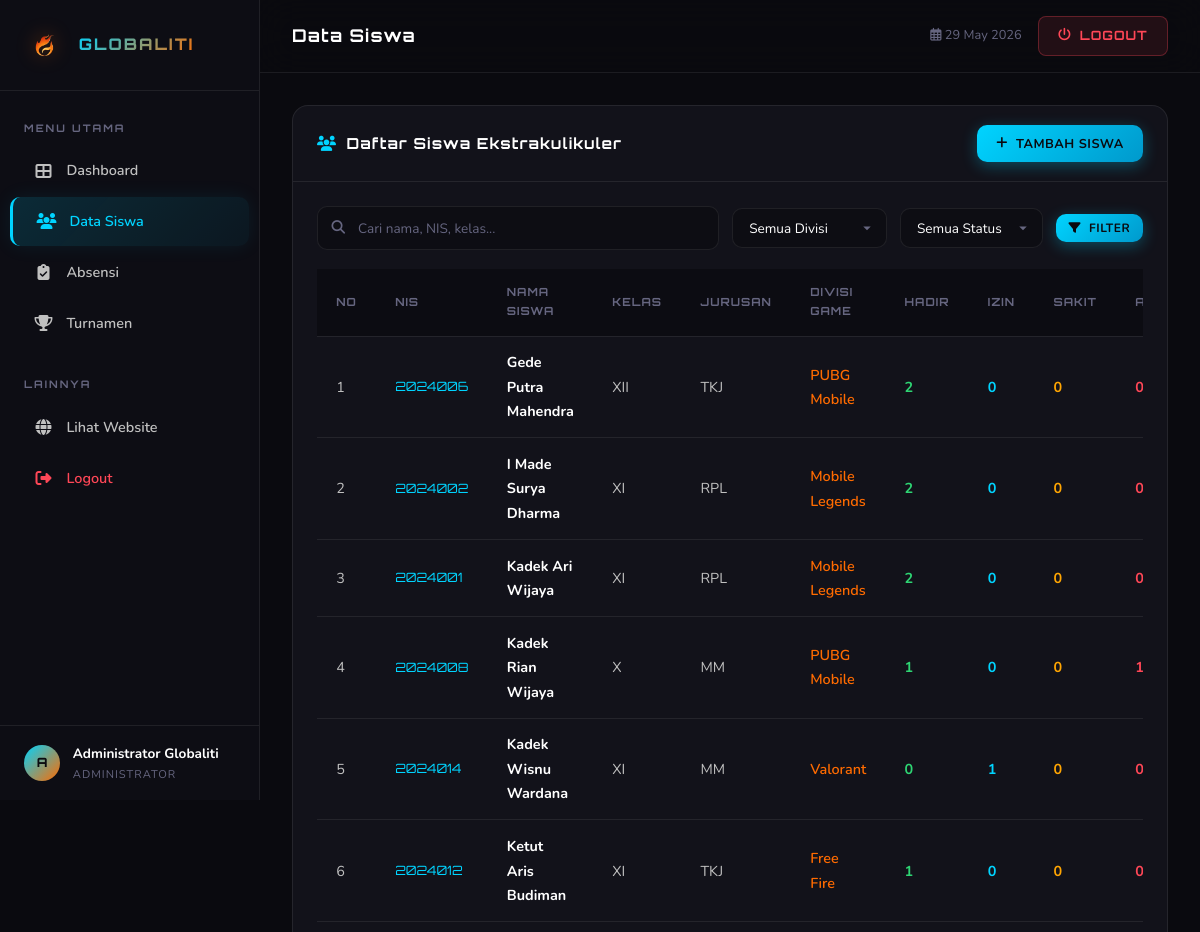
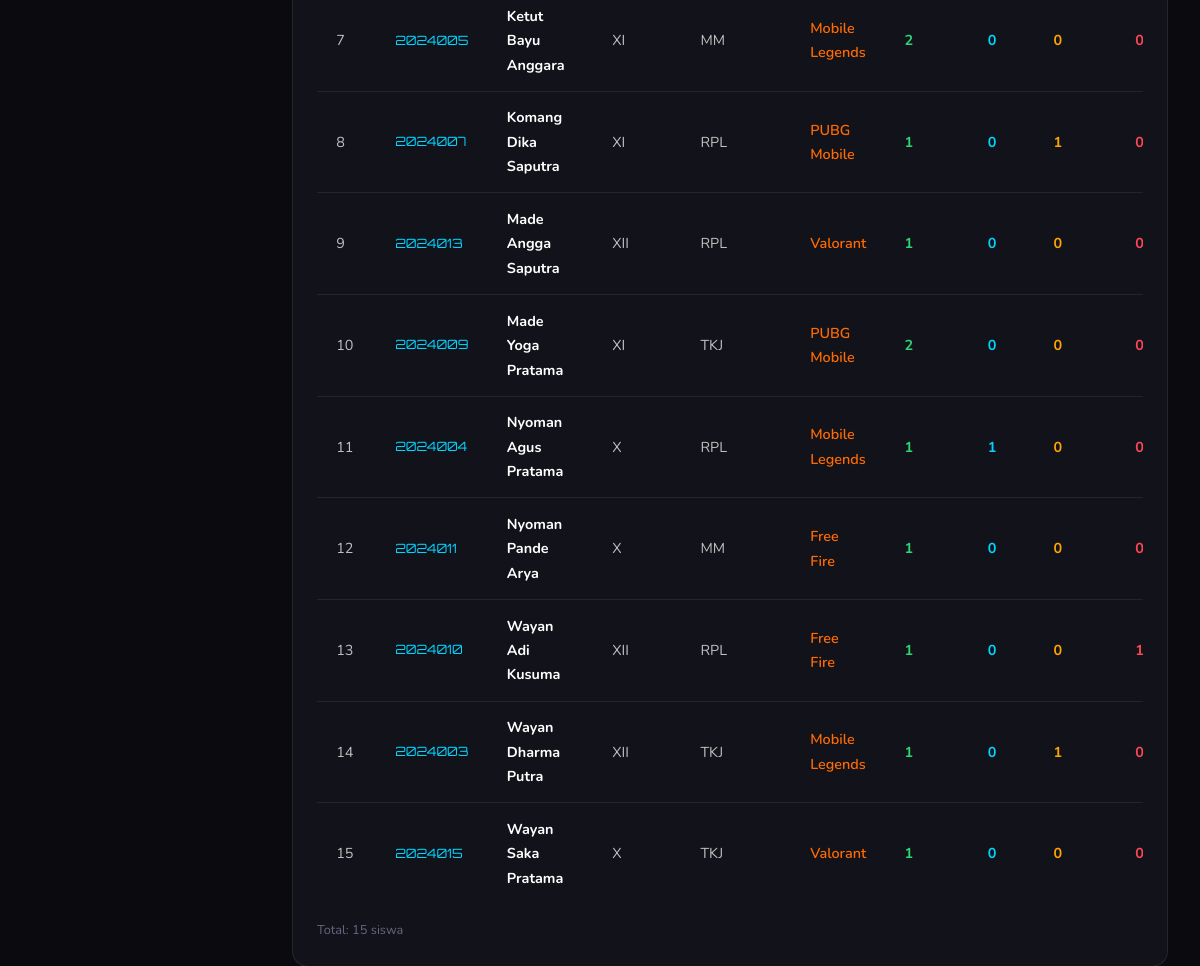
The app's page /admin/siswa.php (signed in) with its own data (2 pictures, top to bottom).
### tables this page shows
CREATE TABLE `siswa` (
  `id` INT AUTO_INCREMENT PRIMARY KEY,
  `nis` VARCHAR(20) NOT NULL UNIQUE,
  `nama` VARCHAR(100) NOT NULL,
  `kelas` VARCHAR(20) NOT NULL,
  `jurusan` VARCHAR(50) NOT NULL,
  `no_hp` VARCHAR(20) DEFAULT NULL,
  `game_divisi` ENUM('Mobile Legends','PUBG Mobile','Free Fire','Valorant') NOT NULL,
  `status` ENUM('Aktif','Nonaktif') DEFAULT 'Aktif',
  `created_at` TIMESTAMP DEFAULT CURRENT_TIMESTAMP
);

### admin/siswa.php (the view, shortened to what this page needs)
<?php
require_once 'config/database.php';
$pageTitle = 'Data Siswa';
$activePage = 'siswa';
$search = $_GET['search'] ?? '';
$sql = "SELECT s.*,
    (SELECT COUNT(*) FROM absensi a WHERE a.siswa_id = s.id AND a.status = 'Hadir') AS hadir_count,
    (SELECT COUNT(*) FROM absensi a WHERE a.siswa_id = s.id AND a.status = 'Izin') AS izin_count,
    (SELECT COUNT(*) FROM absensi a WHERE a.siswa_id = s.id AND a.status = 'Sakit') AS sakit_count,
    (SELECT COUNT(*) FROM absensi a WHERE a.siswa_id = s.id AND a.status = 'Alpha') AS alpha_count
    FROM siswa s WHERE 1=1";
$params = [];
$sql .= " ORDER BY nama ASC";
$stmt = $pdo->prepare($sql);
$stmt->execute($params);
$students = $stmt->fetchAll();
require_once 'includes/header.php';
?>
<div class="card">
    <div class="card-header">
        <h3><i class="fas fa-users" style="color:var(--accent-cyan)"></i> Daftar Siswa Ekstrakulikuler</h3>
        <button class="btn btn-primary" data-modal="modalTambahSiswa"><i class="fas fa-plus"></i> Tambah Siswa</button>
    </div>
    <div class="card-body">
        <form method="GET" class="toolbar" style="margin-bottom:1.2rem;">
            <div class="search-box">
                <i class="fas fa-search"></i>
                <input id="searchInput" type="text" name="search" placeholder="Cari nama, NIS, kelas..." value="<?= htmlspecialchars($search) ?>">
            </div>
            <select name="divisi" class="filter-select">
                <option value="">Semua Divisi</option>
            </select>
            <select name="status" class="filter-select">
                <option value="">Semua Status</option>
            </select>
            <button type="submit" class="btn btn-primary btn-sm"><i class="fas fa-filter"></i> Filter</button>
        </form>
        <div class="table-responsive">
            <table>
                <thead>
                    <tr>
                        <th>No</th>
                        <th>NIS</th>
                        <th>Nama Siswa</th>
                        <th>Kelas</th>
                        <th>Jurusan</th>
                        <th>Divisi Game</th>
                        <th>Hadir</th>
                        <th>Izin</th>
                        <th>Sakit</th>
                        <th>Alpha</th>
                    </tr>
                </thead>
                <tbody>
                    <?php if (empty($students)): ?>
                        <tr><td colspan="13"><div class="empty-state"><i class="fas fa-inbox"></i><p>Belum ada data siswa</p></div></td></tr>
                    <?php else: ?>
                        <?php foreach ($students as $i => $s): ?>
                        <tr>
                            <td><?= $i + 1 ?></td>
                            <td style="font-family:'Orbitron',sans-serif; font-size:0.8rem; color:var(--accent-cyan)"><?= htmlspecialchars($s['nis']) ?></td>
                            <td style="font-weight:700; color:var(--text-primary)"><?= htmlspecialchars($s['nama']) ?></td>
                            <td><?= htmlspecialchars($s['kelas']) ?></td>
                            <td><?= htmlspecialchars($s['jurusan']) ?></td>
                            <td><span style="color:var(--accent-orange); font-weight:600"><?= htmlspecialchars($s['game_divisi']) ?></span></td>
                            <td><span style="color:var(--success); font-weight:700"><?= $s['hadir_count'] ?></span></td>
                            <td><span style="color:var(--info); font-weight:700"><?= $s['izin_count'] ?></span></td>
                            <td><span style="color:var(--warning); font-weight:700"><?= $s['sakit_count'] ?></span></td>
                            <td><span style="color:var(--danger); font-weight:700"><?= $s['alpha_count'] ?></span></td>
                        </tr>
                        <?php endforeach; ?>
                    <?php endif; ?>
                </tbody>
            </table>
        </div>
        <div style="margin-top:1rem; color:var(--text-muted); font-size:0.8rem;">
            Total: <?= count($students) ?> siswa
        </div>
    </div>
</div>
<?php require_once 'includes/footer.php'; ?>

### admin/includes/header.php (shortened to what this page needs)
<?php
$pageTitle = $pageTitle ?? 'Dashboard';
$activePage = $activePage ?? 'dashboard';
$adminNama = $_SESSION['admin_nama'] ?? 'Admin';
$adminInitial = strtoupper(substr($adminNama, 0, 1));
?>
<!DOCTYPE html>
<html lang="id">
<head>
    <link rel="stylesheet" href="https://cdnjs.cloudflare.com/ajax/libs/font-awesome/6.5.1/css/all.min.css">
    <link rel="stylesheet" href="css/admin.css">
</head>
<body>
    <aside class="sidebar" id="sidebar">
        <div class="sidebar-header">
            <img src="../assets/images/logo/logo-removebg-preview.png" alt="Logo">
            <h2>GLOBALITI</h2>
        </div>
        <nav class="sidebar-nav">
            <div class="nav-section-title">Menu Utama</div>
            <a href="index.php" class="nav-item <?= $activePage === 'dashboard' ? 'active' : '' ?>">
                <i class="fas fa-th-large"></i> Dashboard
            </a>
            <a href="siswa.php" class="nav-item <?= $activePage === 'siswa' ? 'active' : '' ?>">
                <i class="fas fa-users"></i> Data Siswa
            </a>
            <a href="absensi.php" class="nav-item <?= $activePage === 'absensi' ? 'active' : '' ?>">
                <i class="fas fa-clipboard-check"></i> Absensi
            </a>
            <a href="turnamen.php" class="nav-item <?= $activePage === 'turnamen' ? 'active' : '' ?>">
                <i class="fas fa-trophy"></i> Turnamen
            </a>
            <div class="nav-section-title" style="margin-top:1rem;">Lainnya</div>
            <a href="../index.php" class="nav-item">
                <i class="fas fa-globe"></i> Lihat Website
            </a>
            <a href="logout.php" class="nav-item" style="color:var(--danger);">
                <i class="fas fa-sign-out-alt"></i> Logout
            </a>
        </nav>
        <div class="sidebar-footer">
            <div class="admin-avatar"><?= $adminInitial ?></div>
            <div class="admin-info">
                <div class="admin-name"><?= htmlspecialchars($adminNama) ?></div>
                <div class="admin-role">Administrator</div>
            </div>
        </div>
    </aside>
    <main class="main-content">
        <header class="topbar">
            <div class="topbar-left">
                <h1><?= htmlspecialchars($pageTitle) ?></h1>
            </div>
            <div class="topbar-right">
                <span style="color:var(--text-muted); font-size:0.8rem;">
                    <i class="far fa-calendar-alt"></i> <?= date('d M Y') ?>
                </span>
                <a href="logout.php" class="btn-logout"><i class="fas fa-power-off"></i> Logout</a>
            </div>
        </header>
        <div class="page-content">

### admin/includes/footer.php (shortened to what this page needs)
        </div>
    </main>
</body>
</html>

### records on screen
siswa: nis "2024006", nama "Gede Putra Mahendra", kelas "XII", jurusan "TKJ", game_divisi "PUBG Mobile", hadir_count "2", izin_count "0", sakit_count "0", alpha_count "0"
siswa: nis "2024002", nama "I Made Surya Dharma", kelas "XI", jurusan "RPL", game_divisi "Mobile Legends", hadir_count "2", izin_count "0", sakit_count "0", alpha_count "0"
siswa: nis "2024001", nama "Kadek Ari Wijaya", kelas "XI", jurusan "RPL", game_divisi "Mobile Legends", hadir_count "2", izin_count "0", sakit_count "0", alpha_count "0"
siswa: nis "2024008", nama "Kadek Rian Wijaya", kelas "X", jurusan "MM", game_divisi "PUBG Mobile", hadir_count "1", izin_count "0", sakit_count "0", alpha_count "1"
siswa: nis "2024014", nama "Kadek Wisnu Wardana", kelas "XI", jurusan "MM", game_divisi "Valorant", hadir_count "0", izin_count "1", sakit_count "0", alpha_count "0"
siswa: nis "2024012", nama "Ketut Aris Budiman", kelas "XI", jurusan "TKJ", game_divisi "Free Fire", hadir_count "1", izin_count "0", sakit_count "0", alpha_count "0"
siswa: nis "2024005", nama "Ketut Bayu Anggara", kelas "XI", jurusan "MM", game_divisi "Mobile Legends", hadir_count "2", izin_count "0", sakit_count "0", alpha_count "0"
siswa: nis "2024007", nama "Komang Dika Saputra", kelas "XI", jurusan "RPL", game_divisi "PUBG Mobile", hadir_count "1", izin_count "0", sakit_count "1", alpha_count "0"
siswa: nis "2024013", nama "Made Angga Saputra", kelas "XII", jurusan "RPL", game_divisi "Valorant", hadir_count "1", izin_count "0", sakit_count "0", alpha_count "0"
siswa: nis "2024009", nama "Made Yoga Pratama", kelas "XI", jurusan "TKJ", game_divisi "PUBG Mobile", hadir_count "2", izin_count "0", sakit_count "0", alpha_count "0"
siswa: nis "2024004", nama "Nyoman Agus Pratama", kelas "X", jurusan "RPL", game_divisi "Mobile Legends", hadir_count "1", izin_count "1", sakit_count "0", alpha_count "0"
siswa: nis "2024011", nama "Nyoman Pande Arya", kelas "X", jurusan "MM", game_divisi "Free Fire", hadir_count "1", izin_count "0", sakit_count "0", alpha_count "0"
siswa: nis "2024010", nama "Wayan Adi Kusuma", kelas "XII", jurusan "RPL", game_divisi "Free Fire", hadir_count "1", izin_count "0", sakit_count "0", alpha_count "1"
siswa: nis "2024003", nama "Wayan Dharma Putra", kelas "XII", jurusan "TKJ", game_divisi "Mobile Legends", hadir_count "1", izin_count "0", sakit_count "1", alpha_count "0"
siswa: nis "2024015", nama "Wayan Saka Pratama", kelas "X", jurusan "TKJ", game_divisi "Valorant", hadir_count "1", izin_count "0", sakit_count "0", alpha_count "0"

### other values on screen
$adminInitial "A"
$adminNama "Administrator Globaliti"
$pageTitle "Data Siswa"
count($students) "15"
